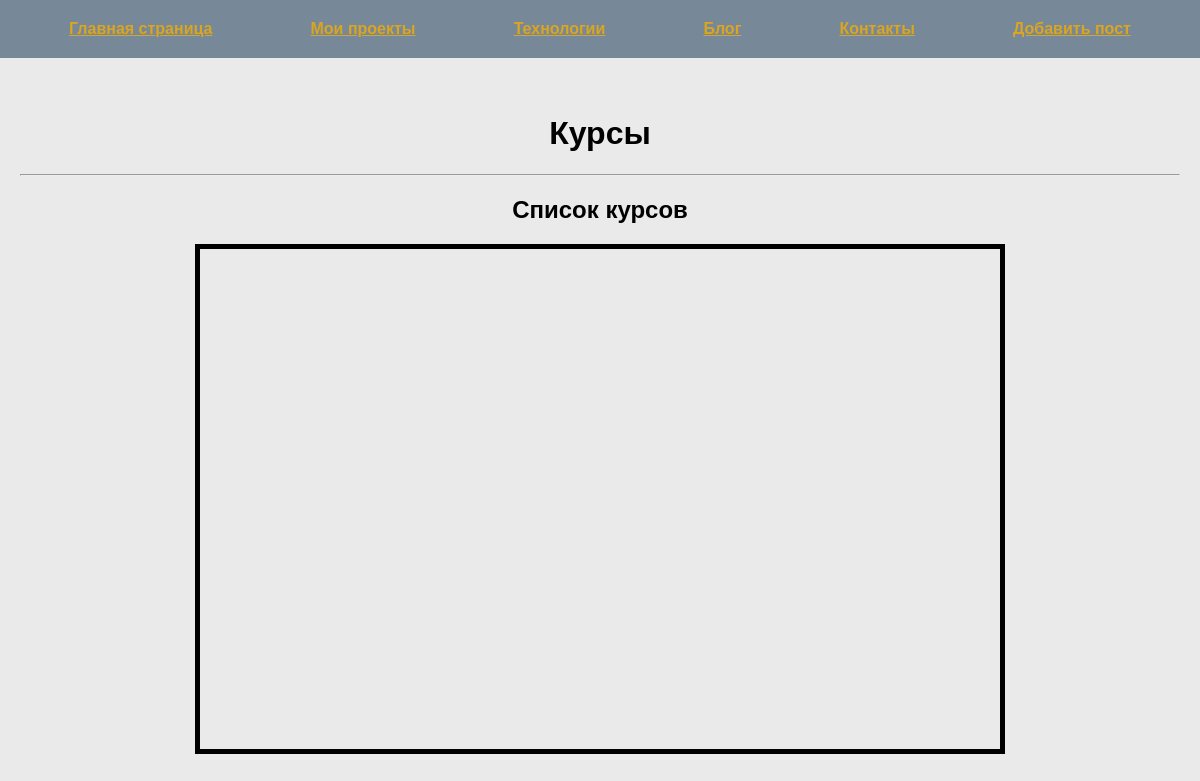
Page /works on the earlier database version.
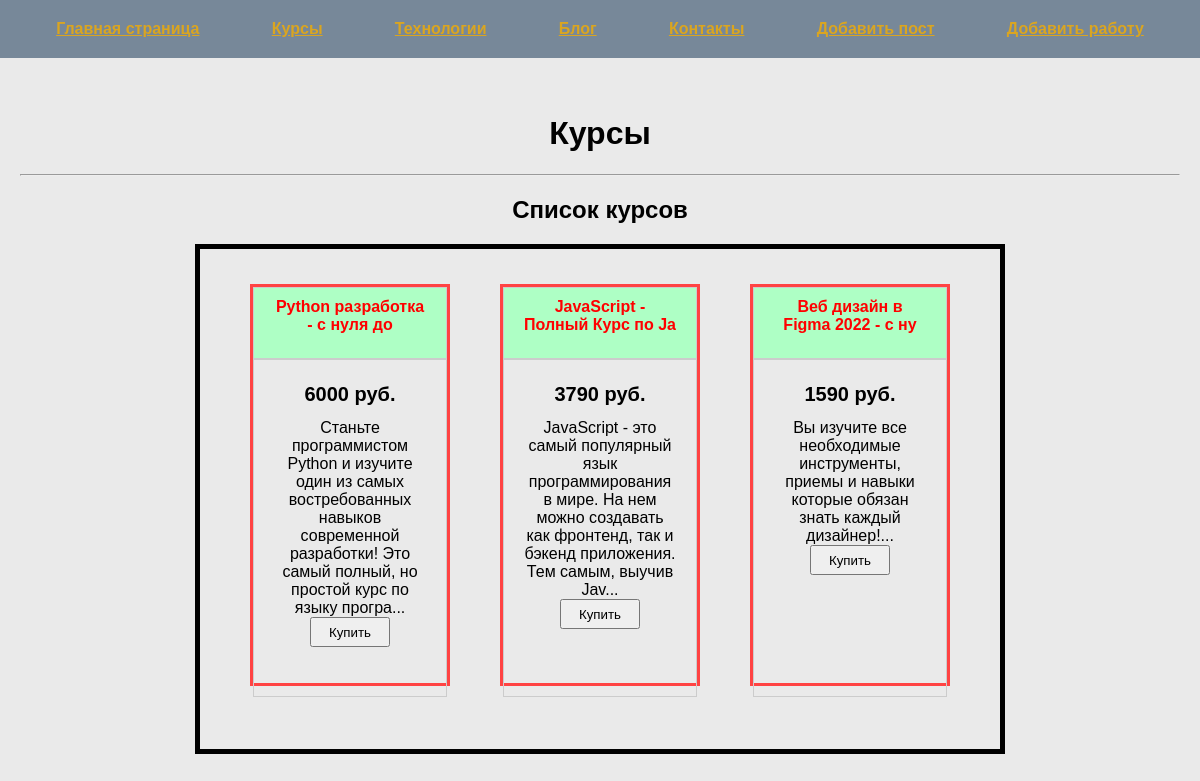
Same page on the later database version.
### tables this page shows
CREATE TABLE mainmenu(
id INTEGER PRIMARY KEY AUTOINCREMENT,
title TEXT NOT NULL,
url TTEXT NOT NULL
    );

CREATE TABLE works(
id INTEGER PRIMARY KEY AUTOINCREMENT,
title TEXT NOT NULL,
text TEXT NOT NULL,
url TEXT NOT NULL,
price INTEGER NOT NULL
);

### first.py (the view)
@app.route("/works")
def works():
    db = get_db()
    dbase = FDataBase(db)
    return render_template("works.html", title="Курсы", menu=dbase.get_menu(), works=dbase.get_works_anonce())

### FDataBase.py (called while the page is built)
    def get_menu(self):
        sql = "SELECT * FROM mainmenu"
        try:
            self.__cur.execute(sql)
            res = self.__cur.fetchall()
            if res:
                return res
        except IOError:
            print("Ошибка чтения из БД")
        return []

    def get_works_anonce(self):
        try:
            self.__cur.execute("SELECT id, title, text, url, price FROM works ORDER BY price DESC")
            res = self.__cur.fetchall()
            if res:
                return res
        except sqlite3.Error as e:
            print("Ошибка получения работы " + str(e))
        return []

### first.py (called while the page is built)
def connect_db():
    con = sqlite3.connect(app.config['DATABASE'])
    con.row_factory = sqlite3.Row
    return con

def get_db():
    if not hasattr(g, 'link_db'):
        g.link_db = connect_db()
    return g.link_db

### templates/works.html (shortened to what this page needs)
{% extends "base.html"  %}
{% block menu %}
{{ super() }}
{% endblock %}
{% block content %}
<hr>
<h2>Список курсов</h2>
<div class="curses">
    {% for w in works %}
        <div class="work">
            <li>
            <p class="title">
                <a href="{{ url_for('show_work', alias=w.url) }}">{{w.title[:30]}}</a>
            </p>
            <div class="btn_cont">
                <h1>{{w.price}} руб.</h1>
                {{w.text[:150]}}...
                <button type="submit" onClick="location.href='{{ url_for('show_work', alias=w.url) }}'">Купить</button>
            </div>
            </li>
        </div>
    {% endfor %}
</div>
{% endblock %}

### templates/base.html (shortened to what this page needs)
<!DOCTYPE html>
<html lang="en">
<head>
    <link rel="stylesheet" href="{{ url_for('static', filename='css/style.css') }}">
</head>
<body>
    {% block menu %}
    <ul class="menu">
        {% for m in menu %}
        <li>
            <a href="{{ m.url }}">{{ m.title }}</a>
        </li>
        {% endfor %}
    </ul>
<div class="page">
    <div class="text">
    {% endblock %}
        <h1 class="title">{{title}}</h1>
        {% block content %}
        {% endblock %}
    </div>
</div>
</body>
</html>

Differences in the rows shown:
changed mainmenu: title "Мои проекты" → "Курсы"; title (not shown) → "Курсы"
added mainmenu: title "Добавить работу"
now on this page (row unchanged): works: title "Python разработка - с нуля до", price "6000", text "Станьте программистом Python и изучите один из самых востребованных навыков современной разработки! Это самый полный, но простой курс по языку програ"
now on this page (row unchanged): works: title "JavaScript - Полный Курс по Ja", price "3790", text "JavaScript - это самый популярный язык программирования в мире. На нем можно создавать как фронтенд, так и бэкенд приложения. Тем самым, выучив Jav"
now on this page (row unchanged): works: title "Веб дизайн в Figma 2022 - с ну", price "1590", text "Вы изучите все необходимые инструменты, приемы и навыки которые обязан знать каждый дизайнер!"
Other differences:
{{ title }}: "Курсы" → (not shown)
